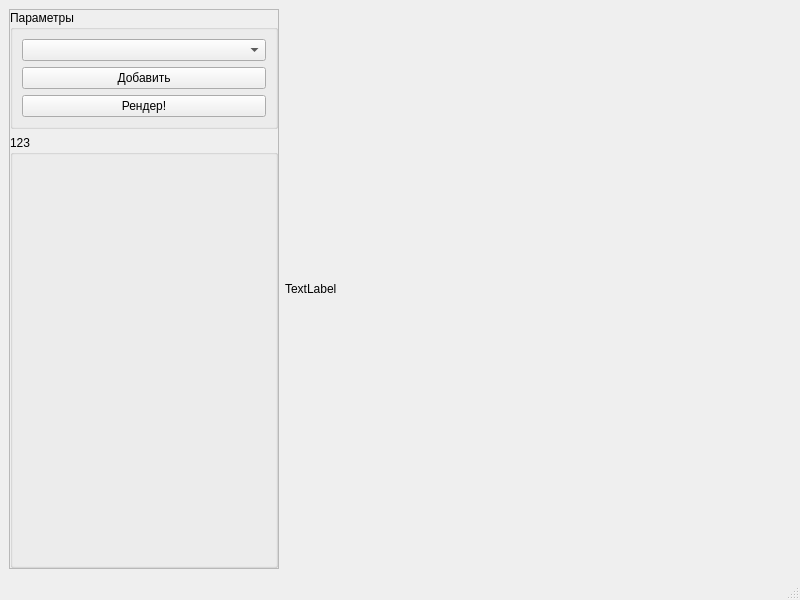
<?xml version="1.0" encoding="UTF-8"?>
<ui version="4.0">
 <class>MainWindow</class>
 <widget class="QMainWindow" name="MainWindow">
  <property name="geometry">
   <rect>
    <x>0</x>
    <y>0</y>
    <width>800</width>
    <height>600</height>
   </rect>
  </property>
  <property name="windowTitle">
   <string>MainWindow</string>
  </property>
  <widget class="QWidget" name="centralwidget">
   <layout class="QHBoxLayout" name="horizontalLayout">
    <item>
     <widget class="QFrame" name="settingsArea">
      <property name="sizePolicy">
       <sizepolicy hsizetype="Maximum" vsizetype="Preferred">
        <horstretch>0</horstretch>
        <verstretch>0</verstretch>
       </sizepolicy>
      </property>
      <property name="minimumSize">
       <size>
        <width>270</width>
        <height>0</height>
       </size>
      </property>
      <property name="frameShape">
       <enum>QFrame::StyledPanel</enum>
      </property>
      <property name="frameShadow">
       <enum>QFrame::Raised</enum>
      </property>
      <layout class="QVBoxLayout" name="verticalLayout" stretch="0,0">
       <property name="leftMargin">
        <number>0</number>
       </property>
       <property name="topMargin">
        <number>0</number>
       </property>
       <property name="rightMargin">
        <number>0</number>
       </property>
       <property name="bottomMargin">
        <number>0</number>
       </property>
       <item>
        <widget class="QGroupBox" name="globalSettingsArea">
         <property name="title">
          <string>Параметры</string>
         </property>
         <layout class="QVBoxLayout" name="verticalLayout_2">
          <item>
           <widget class="QComboBox" name="fractalType"/>
          </item>
          <item>
           <widget class="QPushButton" name="pushButton">
            <property name="text">
             <string>Добавить</string>
            </property>
           </widget>
          </item>
          <item>
           <widget class="QPushButton" name="pushButton_2">
            <property name="text">
             <string>Рендер!</string>
            </property>
           </widget>
          </item>
         </layout>
        </widget>
       </item>
       <item>
        <widget class="QScrollArea" name="scrollArea">
         <property name="styleSheet">
          <string notr="true">QScrollArea{
	border: none;
}</string>
         </property>
         <property name="widgetResizable">
          <bool>true</bool>
         </property>
         <widget class="PropertyControllerContainer" name="currentFractalSettingsArea">
          <property name="geometry">
           <rect>
            <x>0</x>
            <y>0</y>
            <width>268</width>
            <height>416</height>
           </rect>
          </property>
          <property name="title">
           <string>123</string>
          </property>
         </widget>
        </widget>
       </item>
      </layout>
     </widget>
    </item>
    <item>
     <widget class="QLabel" name="label">
      <property name="sizePolicy">
       <sizepolicy hsizetype="Expanding" vsizetype="Expanding">
        <horstretch>0</horstretch>
        <verstretch>0</verstretch>
       </sizepolicy>
      </property>
      <property name="text">
       <string>TextLabel</string>
      </property>
     </widget>
    </item>
   </layout>
  </widget>
  <widget class="QStatusBar" name="statusbar"/>
 </widget>
 <customwidgets>
  <customwidget>
   <class>PropertyControllerContainer</class>
   <extends>QGroupBox</extends>
   <header>controller-creator/PropertyControllerContainer.h</header>
   <container>1</container>
  </customwidget>
 </customwidgets>
 <resources/>
 <connections/>
</ui>
